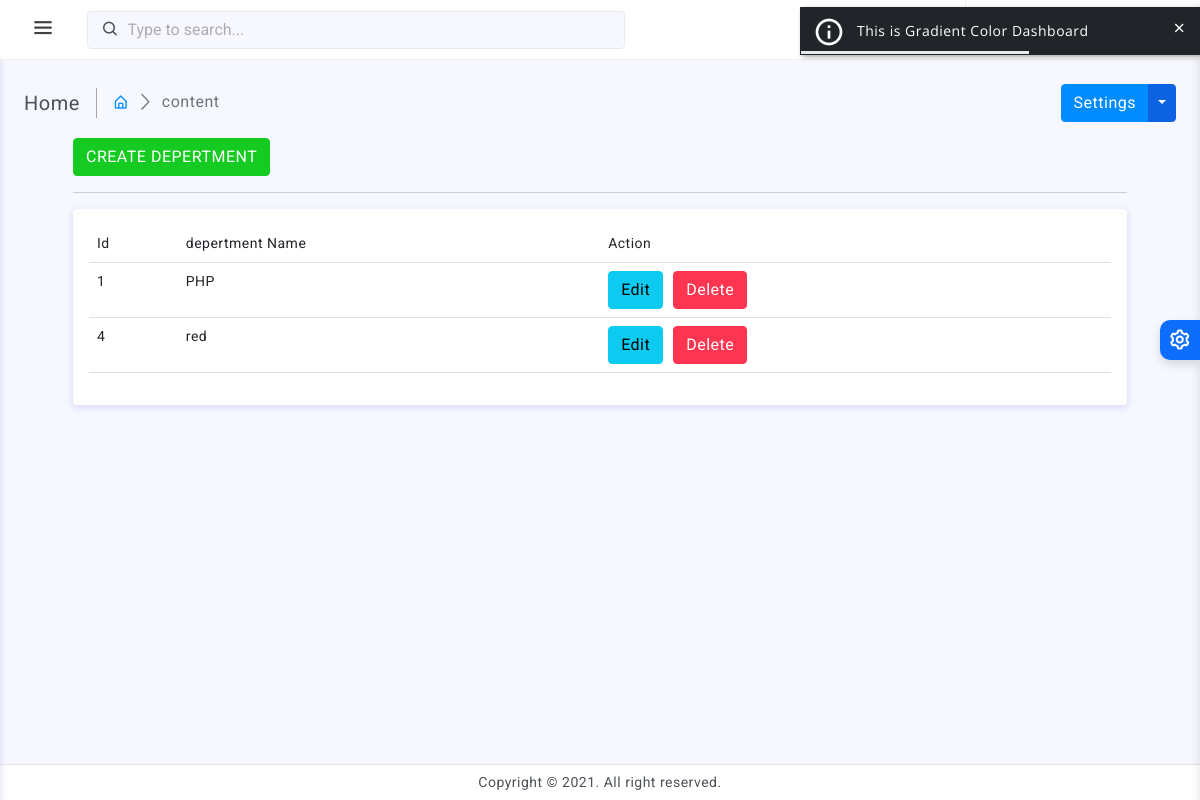
Page /manage-Depertment (signed in) on the committed database.
### tables this page shows
CREATE TABLE `depertments` (
  `id` int(10) PRIMARY key AUTO_INCREMENT ,
  `depertment` varchar(100) NOT NULL
);

### lib/depertment_class.php (the view, shortened to what this page needs)
<?php
   class Depertment{
      static function get_Depertment(){
        global $db;
        $result=$db->query("select id,depertment from depertments");
        $html="<table class='table table-hover'>";
        $html.="<tr><td>Id</td><td>depertment Name</td><td>Action</td></tr>";
        while(list($id,$dep_name)=$result->fetch_row()){
          $action_buttons=action_button(["id"=>$id,"name"=>"Edit","value"=>"Edit","class"=>"info"]);
          $action_buttons.=action_button(["id"=>$id,"name"=>"Delete","value"=>"Delete","class"=>"danger"]);
          $html.="<tr><td>$id</td><td>$dep_name</td><td>$action_buttons</td></tr>";
        }
        $html.="</table>";
        return $html;
      }
 }
?>

### assets/css/app.css (style rules this page uses)
body { font-size: 14px; color: #4c5258; letter-spacing: 0.5px; background-color: #f7f7ff; font-family: 'Roboto', sans-serif; }

### rows in the picture
depertments: id "1", depertment "PHP"
depertments: id "4", depertment "red"

### other values in the picture
$title "Home"
$link["name"] "content"
